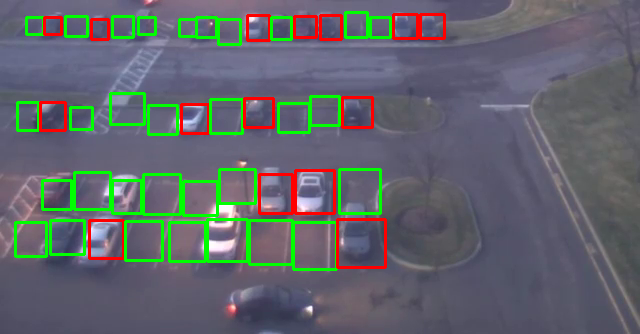
#> input picture StudProjects/team02/App/Mockup/prediction.png, 640 x 334 px; its folder holds only this picture in this run
$ python -i utils.py   (imports and definitions only)
#> lines starting #> are read from the running program, lines starting #| are printed output that depends on the picture
#> further down, picture is the input picture: shape (334, 640, 3); mean B, G, R 106.8, 101.3, 97.9
import numpy as np
from PIL import Image
import cv2
from controller.config import width, height, channels


def unison_shuffled_copies(a, b):
    assert len(a) == len(b)
    p = np.random.permutation(len(a))
    return a[p], b[p]


def img_to_array(img, path=True):
    """
    Convert image to numpy array of numbers
    :param img: image to be transformed
    :return: numpy array of image
    """
    global width, height

    if path:
        img = Image.open(img)
    img_arr = np.array(img) / 255.0
    img_arr = img_arr.reshape(width, height, channels)

    return img_arr


def increase_contrast(img):
    lab = cv2.cvtColor(img, cv2.COLOR_BGR2LAB)
#> lab: shape (334, 640, 3); mean of channels 0, 1, 2 112.4, 130.8, 124
    l, a, b = cv2.split(lab)
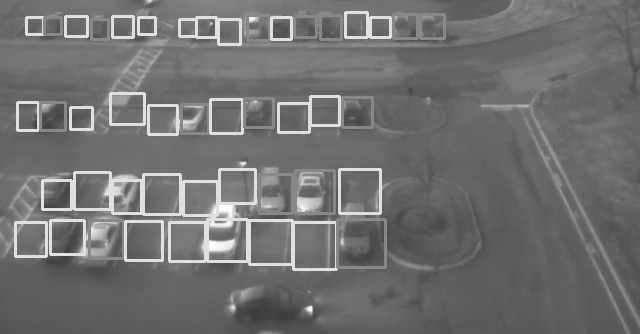
#> l: shape (334, 640); min 60, max 255, mean 112.4
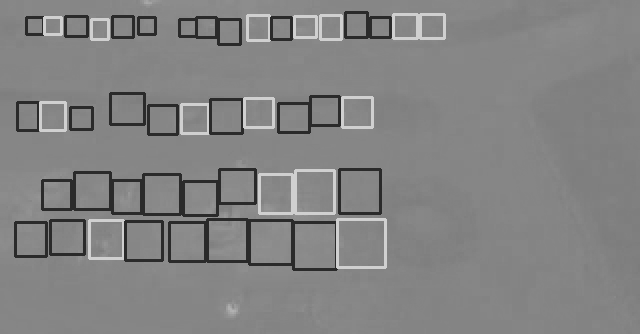
#> a: shape (334, 640); min 42, max 208, mean 130.8
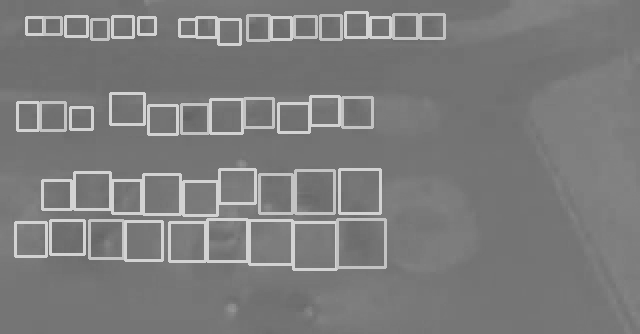
#> b: shape (334, 640); min 98, max 211, mean 124
    clahe = cv2.createCLAHE(clipLimit=3.0, tileGridSize=(8,8))
    cl = clahe.apply(l)
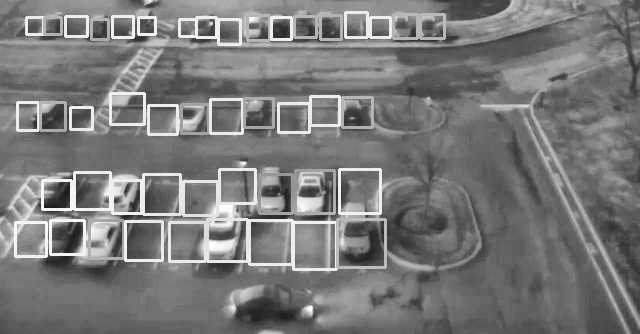
#> cl: shape (334, 640); min 28, max 255, mean 121.1
    limg = cv2.merge((cl,a,b))
#> limg: shape (334, 640, 3); mean of channels 0, 1, 2 121.1, 130.8, 124
    final = cv2.cvtColor(limg, cv2.COLOR_LAB2BGR)
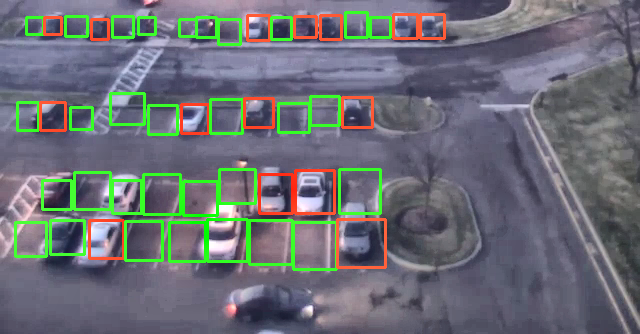
#> final: shape (334, 640, 3); mean B, G, R 117.2, 110.6, 107.9
    return final

>>> import cv2
>>> picture = cv2.imread('../prediction.png')
>>> result = increase_contrast(picture)
